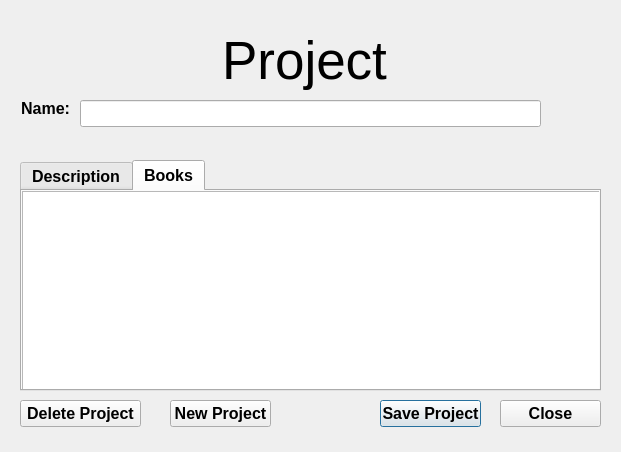
<?xml version="1.0" encoding="UTF-8"?>
<ui version="4.0">
 <class>Dialog</class>
 <widget class="QDialog" name="Dialog">
  <property name="geometry">
   <rect>
    <x>0</x>
    <y>0</y>
    <width>621</width>
    <height>452</height>
   </rect>
  </property>
  <property name="windowTitle">
   <string>Dialog</string>
  </property>
  <widget class="QLabel" name="titleLabel">
   <property name="geometry">
    <rect>
     <x>-1</x>
     <y>30</y>
     <width>611</width>
     <height>61</height>
    </rect>
   </property>
   <property name="font">
    <font>
     <pointsize>40</pointsize>
    </font>
   </property>
   <property name="text">
    <string>Project</string>
   </property>
   <property name="alignment">
    <set>Qt::AlignCenter</set>
   </property>
  </widget>
  <widget class="QLineEdit" name="projectNameEdit">
   <property name="geometry">
    <rect>
     <x>80</x>
     <y>100</y>
     <width>461</width>
     <height>27</height>
    </rect>
   </property>
   <property name="font">
    <font>
     <pointsize>12</pointsize>
    </font>
   </property>
  </widget>
  <widget class="QLabel" name="label">
   <property name="geometry">
    <rect>
     <x>0</x>
     <y>100</y>
     <width>70</width>
     <height>17</height>
    </rect>
   </property>
   <property name="font">
    <font>
     <pointsize>12</pointsize>
     <weight>75</weight>
     <bold>true</bold>
    </font>
   </property>
   <property name="text">
    <string>Name:</string>
   </property>
   <property name="alignment">
    <set>Qt::AlignRight|Qt::AlignTrailing|Qt::AlignVCenter</set>
   </property>
  </widget>
  <widget class="QPushButton" name="saveButton">
   <property name="geometry">
    <rect>
     <x>380</x>
     <y>400</y>
     <width>101</width>
     <height>27</height>
    </rect>
   </property>
   <property name="font">
    <font>
     <pointsize>12</pointsize>
     <weight>75</weight>
     <bold>true</bold>
    </font>
   </property>
   <property name="text">
    <string>Save Project</string>
   </property>
  </widget>
  <widget class="QPushButton" name="closeButton">
   <property name="geometry">
    <rect>
     <x>500</x>
     <y>400</y>
     <width>101</width>
     <height>27</height>
    </rect>
   </property>
   <property name="font">
    <font>
     <pointsize>12</pointsize>
     <weight>75</weight>
     <bold>true</bold>
    </font>
   </property>
   <property name="text">
    <string>Close</string>
   </property>
  </widget>
  <widget class="QTabWidget" name="tabWidget">
   <property name="geometry">
    <rect>
     <x>20</x>
     <y>160</y>
     <width>581</width>
     <height>231</height>
    </rect>
   </property>
   <property name="font">
    <font>
     <pointsize>12</pointsize>
     <weight>75</weight>
     <bold>true</bold>
    </font>
   </property>
   <property name="currentIndex">
    <number>1</number>
   </property>
   <widget class="QWidget" name="DescriptionTab">
    <attribute name="title">
     <string>Description</string>
    </attribute>
    <widget class="QTextEdit" name="descriptionEdit">
     <property name="geometry">
      <rect>
       <x>10</x>
       <y>0</y>
       <width>551</width>
       <height>191</height>
      </rect>
     </property>
     <property name="font">
      <font>
       <pointsize>12</pointsize>
      </font>
     </property>
    </widget>
   </widget>
   <widget class="QWidget" name="BooksTab">
    <attribute name="title">
     <string>Books</string>
    </attribute>
    <widget class="QListWidget" name="bookList">
     <property name="geometry">
      <rect>
       <x>0</x>
       <y>0</y>
       <width>581</width>
       <height>201</height>
      </rect>
     </property>
    </widget>
   </widget>
  </widget>
  <widget class="QPushButton" name="deleteButton">
   <property name="geometry">
    <rect>
     <x>20</x>
     <y>400</y>
     <width>121</width>
     <height>27</height>
    </rect>
   </property>
   <property name="font">
    <font>
     <pointsize>12</pointsize>
     <weight>75</weight>
     <bold>true</bold>
    </font>
   </property>
   <property name="text">
    <string>Delete Project</string>
   </property>
  </widget>
  <widget class="QPushButton" name="newButton">
   <property name="geometry">
    <rect>
     <x>170</x>
     <y>400</y>
     <width>101</width>
     <height>27</height>
    </rect>
   </property>
   <property name="font">
    <font>
     <pointsize>12</pointsize>
     <weight>75</weight>
     <bold>true</bold>
    </font>
   </property>
   <property name="text">
    <string>New Project</string>
   </property>
  </widget>
 </widget>
 <tabstops>
  <tabstop>projectNameEdit</tabstop>
  <tabstop>tabWidget</tabstop>
  <tabstop>descriptionEdit</tabstop>
  <tabstop>saveButton</tabstop>
  <tabstop>closeButton</tabstop>
 </tabstops>
 <resources/>
 <connections/>
</ui>
